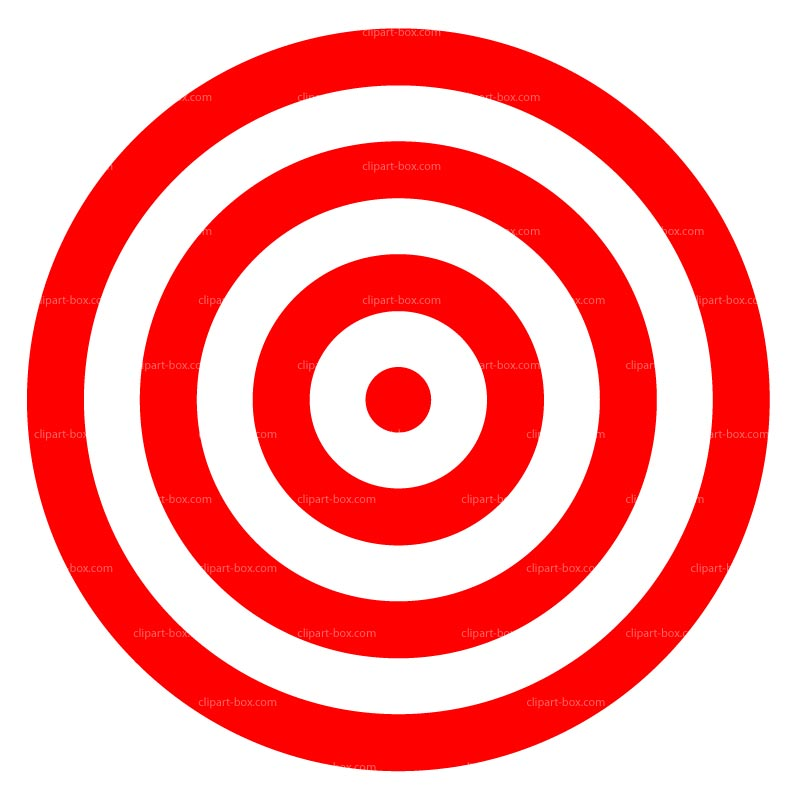
//> input picture target.jpg, 800 x 800 px
$ ./main   (built with g++ and OpenCV 4)
//> lines starting //> are read from the running program, lines starting //| are printed output that depends on the picture; after the words box and inside, x2 and y2 are one past the last pixel; in counts of white or black regions, pixels touching at a corner belong together
#include <iostream>
#include <stdio.h>
#include "opencv2/opencv.hpp"
#include "opencv2/highgui/highgui.hpp"
#include "opencv2/imgproc/imgproc.hpp"
#include <vector>
#include "opencv2/core/core.hpp"

using namespace cv;
using namespace std;

int main(int argv, char** argc)
{
// [10 lines of commented-out code are left out]


  int iLowH = 0;
  int iHighH = 179;

  int iLowS = 138;
  int iHighS = 255;

  int iLowV = 0;
  int iHighV = 255;
// [7 lines of commented-out code are left out]
  Mat frame;
  frame = imread("target.jpg",1);
//> frame is the input picture: 800 rows x 800 cols, CV_8UC3; mean B, G, R 155.7, 155.8, 253.3


  //while(true)
 {

  float t_start = clock();
  //Mat frame;
  //cap >> frame;
  Mat imgHSV,imgOriginal;
  //Mat imgOriginal = imread("3.jpg", CV_LOAD_IMAGE_COLOR);

  Size size(350,350);
  resize(frame,imgOriginal,size);
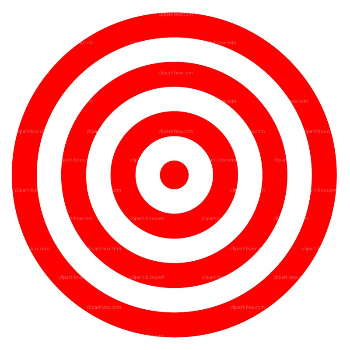
//> imgOriginal: 350 rows x 350 cols, CV_8UC3; mean B, G, R 155.7, 155.8, 253.3

  //namedWindow("Original", 1);
  //resizeWindow("Original", 640, 480);

  cvtColor(imgOriginal, imgHSV, COLOR_BGR2HSV);
//> imgHSV: 350 rows x 350 cols, CV_8UC3; mean H, S, V 13.2, 99.5, 253.4
  Mat imgThresholded;

  //inRange(imgHSV, Scalar(iLowH, iLowS, iLowV), Scalar(iHighH, iHighS, iHighV), imgThresholded);
  inRange(imgHSV, Scalar(iLowH, iLowS, iLowV), Scalar(iHighH, iHighS, iHighV), imgThresholded);
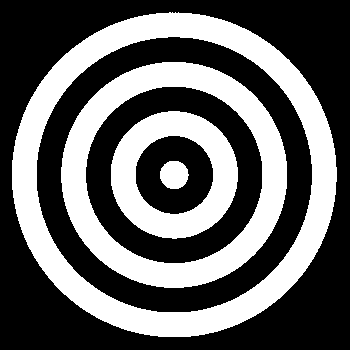
//> imgThresholded: 350 rows x 350 cols, CV_8UC1; 39% white; 4 white regions, box (x1, y1, x2, y2) and area: (12, 12, 337, 337) 23416, (61, 62, 287, 288) 15714, (111, 111, 238, 239) 8008, (160, 161, 189, 189) 640

  //morphological opening (remove small objects from the foreground)
  erode(imgThresholded, imgThresholded, getStructuringElement(MORPH_ELLIPSE, Size(5, 5)) );
  dilate( imgThresholded, imgThresholded, getStructuringElement(MORPH_ELLIPSE, Size(5, 5)) );

  //morphological closing (fill small holes in the foreground)
  dilate( imgThresholded, imgThresholded, getStructuringElement(MORPH_ELLIPSE, Size(5, 5)) );
  erode(imgThresholded, imgThresholded, getStructuringElement(MORPH_ELLIPSE, Size(5, 5)) );
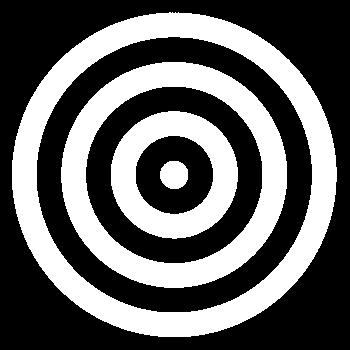
//> imgThresholded: 350 rows x 350 cols, CV_8UC1; 39% white; 4 white regions, box (x1, y1, x2, y2) and area: (12, 12, 337, 337) 23417, (61, 62, 287, 288) 15714, (111, 111, 238, 239) 8008, (160, 161, 188, 189) 637

  //Display image after applying thresholded ranges of Hue, Saturation, and Value
  imshow("Thresholded Image", imgThresholded);

  //
  GaussianBlur(imgThresholded, imgThresholded, Size(9, 9), 2, 2);
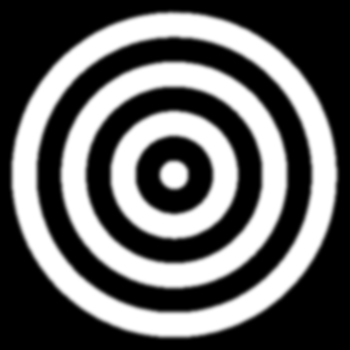
//> imgThresholded: 350 rows x 350 cols, CV_8UC1; min 0, max 255, mean 99.5

  vector<Vec3f> circles;
  //cout << imgThresholded.rows << endl;

  HoughCircles(imgThresholded, circles, CV_HOUGH_GRADIENT, 1, imgThresholded.rows/8, 200, 50, 0, 0);
//> circles = 3 circles (x, y, radius): [156.5, 156.5, 137.5], [166.5, 198.5, 137.8], [200.5, 166.5, 60.5]

  for(size_t i = 0; i < circles.size(); i++){
    Point center(cvRound(circles[i][0]), cvRound(circles[i][1]));
    int radius = cvRound(circles[i][2]);

    circle(imgOriginal, center, 3, Scalar(0, 0, 255), -1, 8, 0);

    circle(imgOriginal, center, radius, Scalar(0, 255, 0), 3, 8, 0);
  }
//> this loop made 3 passes
//> (center, radius) on passes 1 to 3: (Point(156, 156), 138), (Point(166, 198), 138), (Point(200, 166), 60)
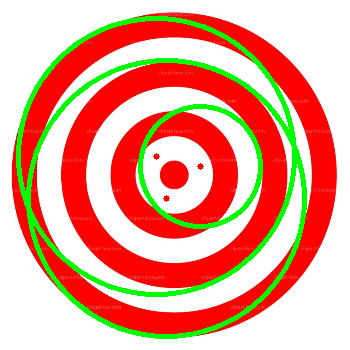
//> imgOriginal: 350 rows x 350 cols, CV_8UC3; 8.48% of pixels changed, all inside (x1, y1, x2, y2) = (16, 16, 307, 339)

  //namedWindow("Hough Circle Transform Demo", CV_WINDOW_AUTOSIZE);
  imshow("Hough Circle Transform Demo", imgOriginal);
  //if(waitKey(30)>= 0) break;
  waitKey(0);

  float t_end = clock();
  cout << (t_end - t_start)/(CLOCKS_PER_SEC)*1000 << endl;

 }

  //}
}
